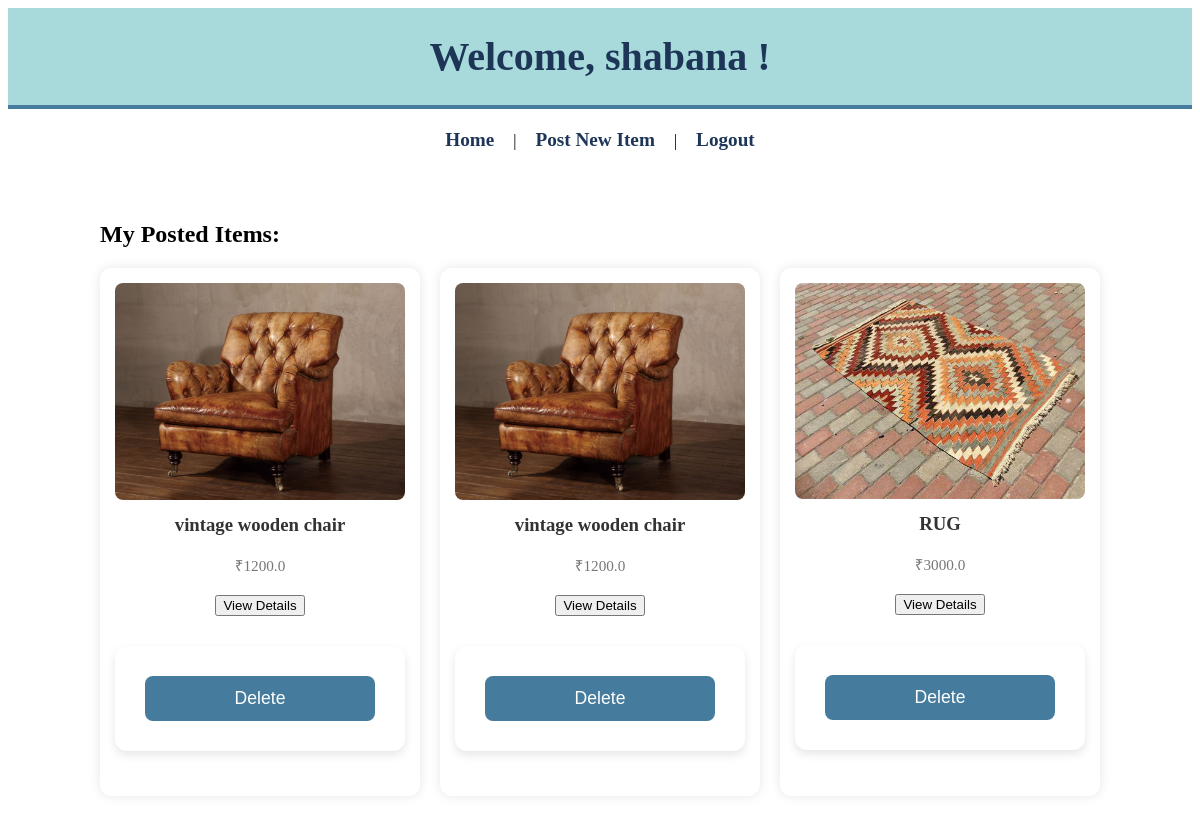
/profile (signed in), run on the app's committed database.
### tables this page shows
CREATE TABLE items (
    id INTEGER PRIMARY KEY AUTOINCREMENT,
    title TEXT NOT NULL,
    description TEXT NOT NULL,
    price REAL NOT NULL,
    user_id INTEGER NOT NULL,
    photo_filename TEXT,
    highest_bid REAL,
    highest_bid_user_id INTEGER,
    auction_end_time TEXT,
    is_closed INTEGER DEFAULT 0,
    FOREIGN KEY (user_id) REFERENCES users (id)
);

### app.py (the view)
@app.route('/profile')
def profile():
    if 'user_id' not in session:
        return redirect(url_for('login'))
    conn = get_db_connection()
    items = conn.execute('SELECT * FROM items WHERE user_id = ?', (session['user_id'],)).fetchall()
    conn.close()
    return render_template('profile.html', items=items)

### app.py (called while the page is built)
def get_db_connection():
    conn = sqlite3.connect('database.db')
    conn.row_factory = sqlite3.Row
    return conn

### templates/profile.html (shortened to what this page needs)
<!DOCTYPE html>
<html lang="en">
<head>
    <link rel="stylesheet" href="/static/style.css">
</head>
<body>
    <header>Welcome, {{ session['user_name'] }}!</header>
    <nav>
        <a href="/">Home</a> |
        <a href="/post_item">Post New Item</a> |
        <a href="/logout">Logout</a>
    </nav>
    <div class="content">
        <h2>My Posted Items:</h2>
        {% if items %}
            <div class="items-list">
                {% for item in items %}
                <div class="item-card">
                    <img src="{{ url_for('static', filename='uploads/' + item['photo_filename']) }}" alt="No Image" style="width: 100%; height: auto;">
                    <h3>{{ item['title'] }}</h3>
                    <p>₹{{ item['price'] }}</p>
                    <a href="{{ url_for('view_item', item_id=item['id']) }}">
                        <button>View Details</button>
                    </a>
                    <form action="{{ url_for('delete_item', item_id=item['id']) }}" method="POST">
                        <button type="submit">Delete</button>
                    </form>
                </div>
                {% endfor %}
            </div>
        {% else %}
            <p>You have not posted any items yet.</p>
        {% endif %}
    </div>
</body>
</html>

### static/style.css (style rules this page uses)
header { background-color: #a8dadc; color: #1d3557; padding: 25px; text-align: center; font-size: 2.5rem; font-weight: bold; border-bottom: 4px solid #457b9d; }
nav { text-align: center; margin: 20px 0; }
nav a { margin: 0 15px; text-decoration: none; color: #1d3557; font-weight: 600; font-size: 1.2rem; transition: color 0.3s; }
.content { max-width: 1000px; margin: 30px auto; padding: 20px; }
.item-card { background-color: #ffffff; border-radius: 15px; box-shadow: 0 4px 8px rgba(0,0,0,0.1); padding: 20px; text-align: center; transition: transform 0.2s, box-shadow 0.2s; }
.item-card h3 { margin-top: 0; color: #1d3557; }
.item-card p { color: #6c757d; font-size: 0.95rem; margin: 10px 0; }
form { background: #ffffff; padding: 30px; border-radius: 12px; box-shadow: 0 4px 10px rgba(0,0,0,0.1); max-width: 400px; margin: 30px auto; }
form button { width: 100%; background-color: #457b9d; color: white; padding: 12px; border: none; border-radius: 8px; font-size: 1.1rem; cursor: pointer; transition: background-color 0.3s; }
.items-list { display: grid; grid-template-columns: repeat(auto-fit, minmax(250px, 1fr)); gap: 20px; }
.item-card { background: #ffffff; padding: 15px; border-radius: 12px; box-shadow: 0 0 12px rgba(0, 0, 0, 0.1); text-align: center; }
.item-card img { width: 100%; height: 200px; object-fit: cover; border-radius: 8px; }
.item-card h3 { margin-top: 10px; color: #333; }
.item-card p { color: #777; }
.item-card a { display: inline-block; margin-top: 10px; color: #2c3e6a; text-decoration: none; font-weight: bold; }

### data on the page
items: photo_filename (picture), title "vintage wooden chair", price "1200.0"
items: photo_filename (picture), title "vintage wooden chair", price "1200.0"
items: photo_filename (picture), title "RUG", price "3000.0"

### other printed values
{{ session['user_name'] }} "shabana"
